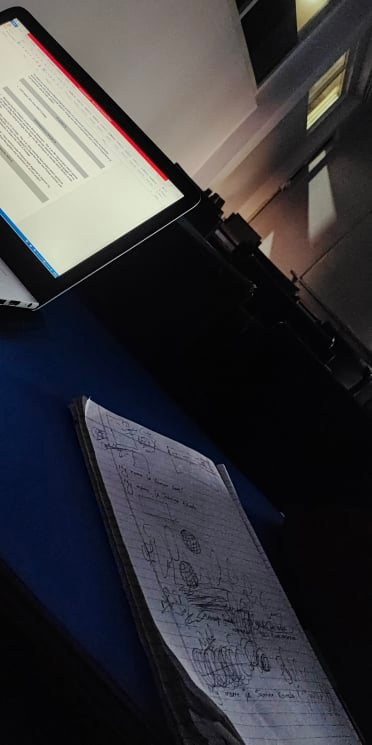
#> input picture Testimages/273823032_622843459007667_7060072534632855870_n.jpg, 372 x 745 px
$ python -i object_detector.py   (imports and definitions only)
#> lines starting #> are read from the running program, lines starting #| are printed output that depends on the picture; after the words box and inside, x2 and y2 are one past the last pixel; in counts of white or black regions, pixels touching at a corner belong together
#> further down, picture is the input picture: shape (745, 372, 3); mean B, G, R 60.1, 56.3, 57.3
import cv2
import numpy as np


class HomogeneousBgDetector:
    def __init__(self):
        pass


    @staticmethod
    def detect_objects(frame):
        image_blur = cv2.GaussianBlur(frame, (7, 7), 1)
        image_gray = cv2.cvtColor(image_blur, cv2.COLOR_BGR2GRAY)
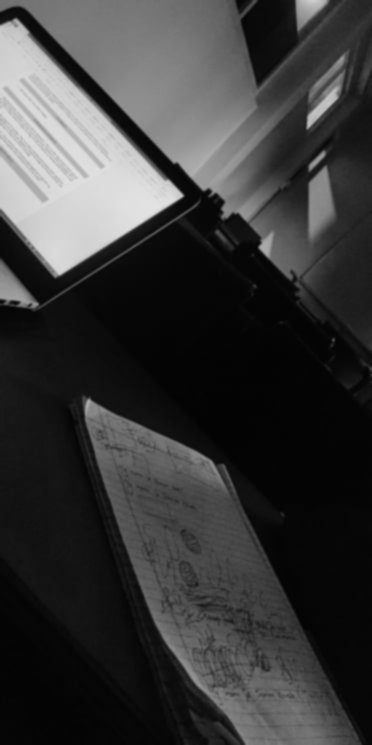
#> image_gray: shape (745, 372); min 2, max 227, mean 57
        image_canny = cv2.Canny(image_gray, threshold1=23, threshold2=25)
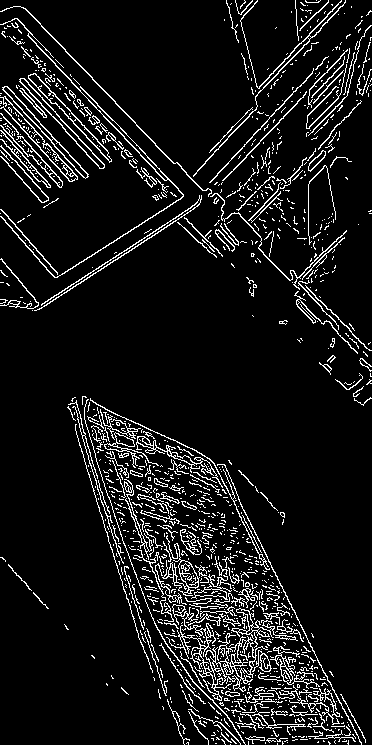
#> image_canny: shape (745, 372); 8.7% white in thin lines or dots
        kernel = np.ones((5, 5))
        dilated_image = cv2.dilate(image_canny, kernel, iterations=1)
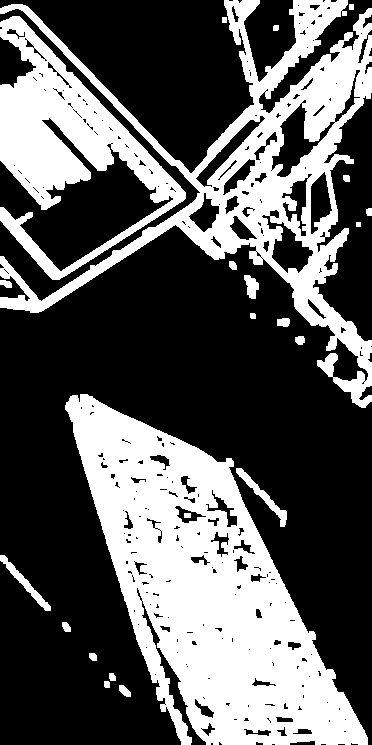
#> dilated_image: shape (745, 372); 35.7% white; 23 white regions

        contours, _ = cv2.findContours(dilated_image, cv2.RETR_EXTERNAL, cv2.CHAIN_APPROX_NONE)
#> contours = 22 contours, 1 with area under 20; largest, box (x1, y1, x2, y2) and area: (65, 394, 368, 745) 51345, (0, 0, 372, 408) 37026, (0, 16, 186, 280) 16502, (236, 468, 287, 527) 459, (0, 555, 51, 611) 422
        objects_contours = []

        for cnt in contours:
            area = cv2.contourArea(cnt)
            if area > 10000:
                objects_contours.append(cnt)
#> this loop made 22 passes
#> area on passes 1 to 12: 77.5, 29, 36.5, 42.5, 54.5, 422.5, 459, 51345, 60, 82.5, 24, 56
#> after the loop, objects_contours = 3 contours; box (x1, y1, x2, y2) and area: (65, 394, 368, 745) 51345, (0, 0, 372, 408) 37026, (0, 16, 186, 280) 16502

        return objects_contours

>>> import cv2
>>> picture = cv2.imread('Testimages/273823032_622843459007667_7060072534632855870_n.jpg')
>>> result = HomogeneousBgDetector().detect_objects(picture)
#> result has the same summary as objects_contours in detect_objects
